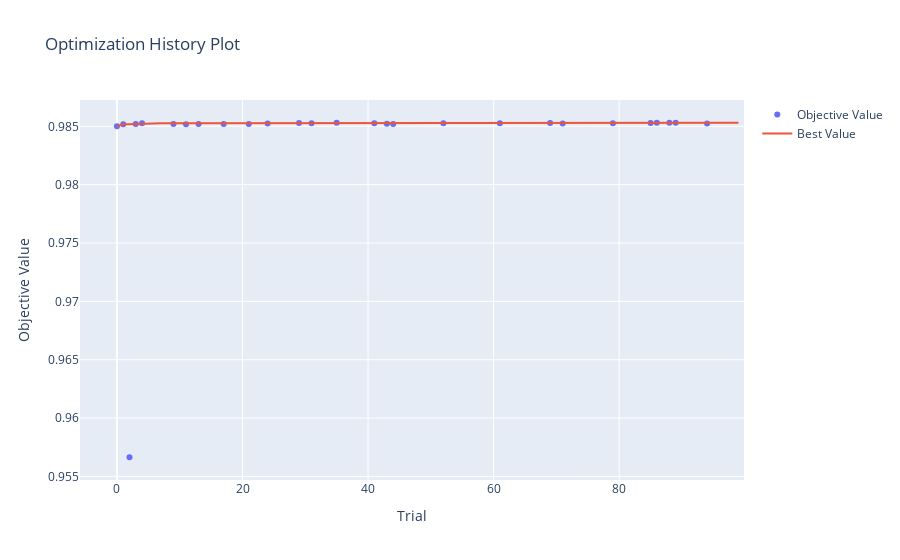
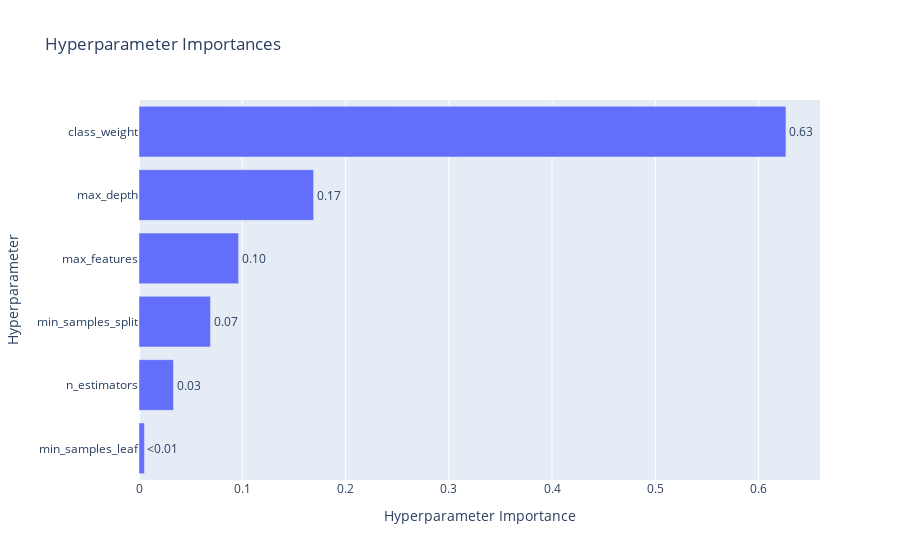
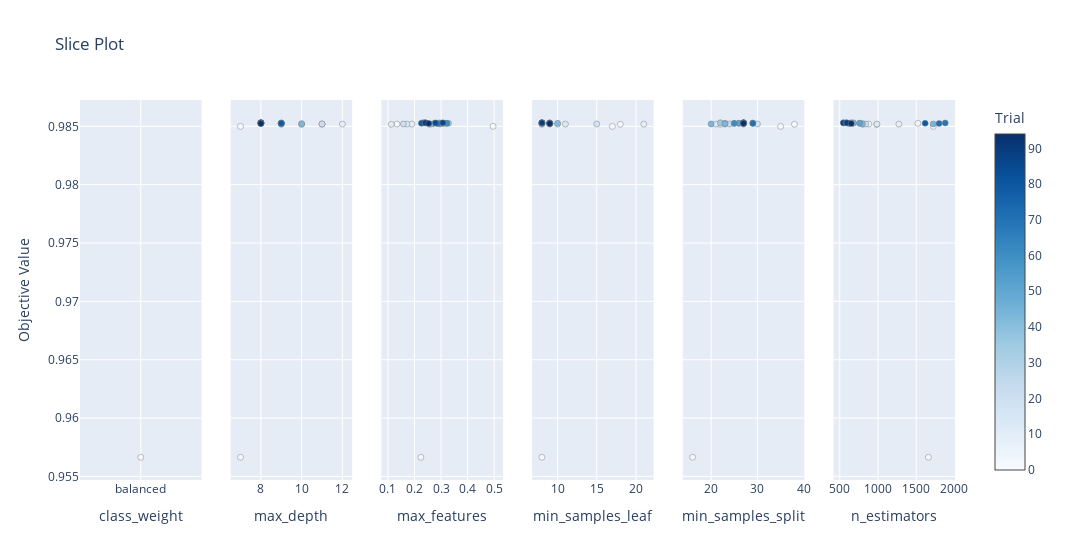
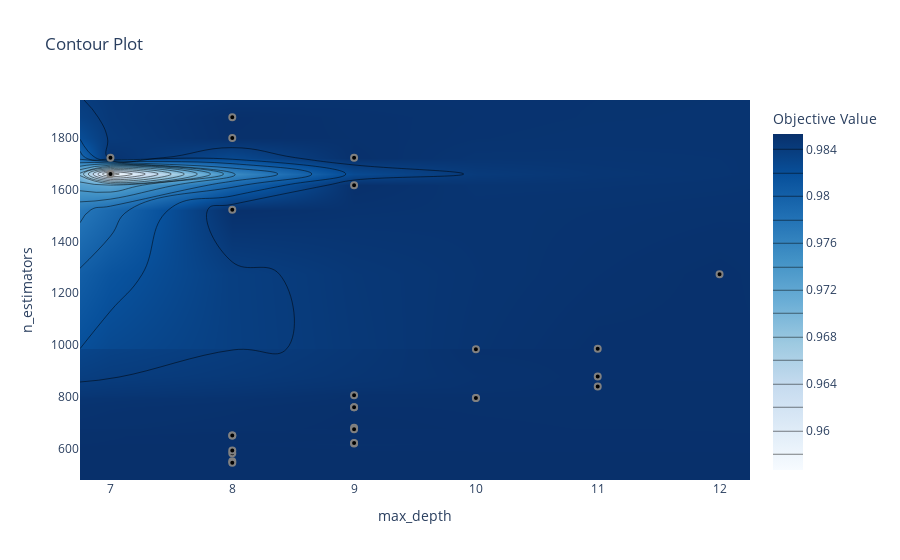

Source (notebook cell) for these figures, in order:
### Code cell
import optuna
from optuna.visualization import (
    plot_optimization_history,
    plot_param_importances,
    plot_slice,
    plot_contour,
    plot_intermediate_values # Often useful when using pruning
)
import matplotlib.pyplot as plt # For showing plots if you're not in an interactive environment

# --- Assuming 'study_xgb' is your Optuna Study object after optimization ---
# (Make sure you've run study_xgb.optimize() before trying to plot)

print("Generating Optuna Visualization Plots...")

# 1. Plot Optimization History
# Shows how the objective value (F1-score in your case) changed over trials.
# You can see if the optimization is converging or if there's still potential for improvement.
fig_history = plot_optimization_history(study_xgb)
fig_history.show() # For interactive Plotly plot (e.g., in Jupyter notebooks)
# If running in a script and you want to save/show with Matplotlib:
# fig_history.write_image("optimization_history.png") # Requires kaleido: pip install kaleido
# plt.figure(figsize=(10, 6)) # Matplotlib alternative (less interactive)
# plt.title("Optimization History")
# plt.xlabel("Trial")
# plt.ylabel("F1-score")
# plt.plot([t.value for t in study_xgb.trials])
# plt.grid(True)
# plt.show()


# 2. Plot Parameter Importances
# Shows which hyperparameters were most influential in determining the objective value.
# This helps you understand which parameters had the biggest impact on your F1-score.
fig_importances = plot_param_importances(study_xgb)
fig_importances.show()
# fig_importances.write_image("parameter_importances.png") # Requires kaleido


# 3. Plot Slice
# Shows the relationship between a single hyperparameter and the objective value.
# Each dot represents a trial. Useful for seeing trends for individual parameters.
fig_slice = plot_slice(study_xgb)
fig_slice.show()
# fig_slice.write_image("slice_plot.png") # Requires kaleido


# 4. Plot Contour
# Shows the relationship between two hyperparameters and the objective value using a contour plot.
# This is useful for identifying interactions between two parameters.
# You need to specify which two parameters you want to visualize.
# For example, let's look at 'max_depth' and 'n_estimators'.
# Ensure the chosen parameters are floats or integers.
# 'max_features' is a float, others are ints, so they are compatible.
fig_contour = plot_contour(study_xgb, params=['max_depth', 'n_estimators'])
fig_contour.show()
# fig_contour.write_image("contour_plot_max_depth_n_estimators.png") # Requires kaleido

# You can plot other combinations as well:
# fig_contour_2 = plot_contour(study_xgb, params=['max_depth', 'max_features'])
# fig_contour_2.show()

# 5. Plot Intermediate Values (Useful when using pruning)
# If you implemented pruning, this plot can show you how trials were pruned.
# It plots the intermediate objective values reported by trial.report() for each trial.
# Trials that were pruned will stop abruptly.
try:
    fig_intermediate = plot_intermediate_values(study_xgb)
    fig_intermediate.show()
    # fig_intermediate.write_image("intermediate_values.png") # Requires kaleido
except Exception as e:
    print(f"Could not plot intermediate values, might not have enough data: {e}")


print("Plot generation complete. If running in a non-interactive environment, save the figures.")

### Figure 1 — Plotly figure (JSON) as saved in the notebook; plotly's stock layout.template omitted (floating-point values rounded to 4 significant figures)
{"data": [{"mode": "markers", "name": "Objective Value", "type": "scatter", "x": [0, 1, 2, 3, 4, 9, 11, 13, 17, 21, 24, 29, 31, 35, 41, 43, 44, 52, 61, 69, 71, 79, 85, 86, 88, 89, 94], "y": [0.985, 0.9852, 0.9566, 0.9852, 0.9853, 0.9852, 0.9852, 0.9852, 0.9852, 0.9852, 0.9852, 0.9853, 0.9853, 0.9853, 0.9853, 0.9852, 0.9852, 0.9853, 0.9853, 0.9853, 0.9852, 0.9853, 0.9853, 0.9853, 0.9853, 0.9853, 0.9852]}, {"mode": "lines", "name": "Best Value", "type": "scatter", "x": [0, 1, 2, 3, 4, 5, 6, 7, 8, 9, 10, 11, 12, 13, 14, 15, 16, 17, 18, 19, 20, 21, 22, 23, 24, 25, 26, 27, 28, 29, 30, 31, 32, 33, 34, 35, 36, 37, 38, 39, 40, 41, 42, 43, 44, 45, 46, 47, 48, 49, 50, 51, 52, 53, 54, 55, 56, 57, 58, 59, 60, 61, 62, 63, 64, 65, 66, 67, 68, 69, 70, 71, 72, 73, 74, 75, 76, 77, 78, 79, 80, 81, 82, 83, 84, 85, 86, 87, 88, 89, 90, 91, 92, 93, 94, 95, 96, 97, 98, 99], "y": [0.985, 0.9852, 0.9852, 0.9852, 0.9853, 0.9853, 0.9853, 0.9853, 0.9853, 0.9853, 0.9853, 0.9853, 0.9853, 0.9853, 0.9853, 0.9853, 0.9853, 0.9853, 0.9853, 0.9853, 0.9853, 0.9853, 0.9853, 0.9853, 0.9853, 0.9853, 0.9853, 0.9853, 0.9853, 0.9853, 0.9853, 0.9853, 0.9853, 0.9853, 0.9853, 0.9853, 0.9853, 0.9853, 0.9853, 0.9853, 0.9853, 0.9853, 0.9853, 0.9853, 0.9853, 0.9853, 0.9853, 0.9853, 0.9853, 0.9853, 0.9853, 0.9853, 0.9853, 0.9853, 0.9853, 0.9853, 0.9853, 0.9853, 0.9853, 0.9853, 0.9853, 0.9853, 0.9853, 0.9853, 0.9853, 0.9853, 0.9853, 0.9853, 0.9853, 0.9853, 0.9853, 0.9853, 0.9853, 0.9853, 0.9853, 0.9853, 0.9853, 0.9853, 0.9853, 0.9853, 0.9853, 0.9853, 0.9853, 0.9853, 0.9853, 0.9853, 0.9853, 0.9853, 0.9853, 0.9853, 0.9853, 0.9853, 0.9853, 0.9853, 0.9853, 0.9853, 0.9853, 0.9853, 0.9853, 0.9853]}, {"marker": {"color": "#cccccc"}, "mode": "markers", "name": "Infeasible Trial", "showlegend": false, "type": "scatter", "x": [], "y": []}], "layout": {"title": {"text": "Optimization History Plot"}, "xaxis": {"title": {"text": "Trial"}}, "yaxis": {"title": {"text": "Objective Value"}}}}

### Figure 2 — Plotly figure (JSON) as saved in the notebook; plotly's stock layout.template omitted (floating-point values rounded to 4 significant figures)
{"data": [{"cliponaxis": false, "hovertemplate": ["min_samples_leaf (IntDistribution): 0.005278802385461891<extra></extra>", "n_estimators (IntDistribution): 0.03344836506150652<extra></extra>", "min_samples_split (IntDistribution): 0.06923893578336987<extra></extra>", "max_features (FloatDistribution): 0.09644574896814011<extra></extra>", "max_depth (IntDistribution): 0.16910604932147885<extra></extra>", "class_weight (CategoricalDistribution): 0.6264820984800429<extra></extra>"], "name": "Objective Value", "orientation": "h", "text": ["<0.01", "0.03", "0.07", "0.10", "0.17", "0.63"], "textposition": "outside", "type": "bar", "x": [0.005279, 0.03345, 0.06924, 0.09645, 0.1691, 0.6265], "y": ["min_samples_leaf", "n_estimators", "min_samples_split", "max_features", "max_depth", "class_weight"]}], "layout": {"title": {"text": "Hyperparameter Importances"}, "xaxis": {"title": {"text": "Hyperparameter Importance"}}, "yaxis": {"title": {"text": "Hyperparameter"}}}}

### Figure 3 — Plotly figure (JSON) as saved in the notebook; plotly's stock layout.template omitted (floating-point values rounded to 4 significant figures)
{"data": [{"marker": {"color": [0, 1, 2, 3, 4, 9, 11, 13, 17, 21, 24, 29, 31, 35, 41, 43, 44, 52, 61, 69, 71, 79, 85, 86, 88, 89, 94], "colorbar": {"title": {"text": "Trial"}, "x": 1, "xpad": 40}, "colorscale": [[0, "rgb(247,251,255)"], [0.125, "rgb(222,235,247)"], [0.25, "rgb(198,219,239)"], [0.375, "rgb(158,202,225)"], [0.5, "rgb(107,174,214)"], [0.625, "rgb(66,146,198)"], [0.75, "rgb(33,113,181)"], [0.875, "rgb(8,81,156)"], [1, "rgb(8,48,107)"]], "line": {"color": "Grey", "width": 0.5}, "showscale": true}, "mode": "markers", "name": "Feasible Trial", "showlegend": false, "type": "scatter", "x": [null, null, "balanced", null, null, null, null, null, null, null, null, null, null, null, null, null, null, null, null, null, null, null, null, null, null, null, null], "xaxis": "x", "y": [0.985, 0.9852, 0.9566, 0.9852, 0.9853, 0.9852, 0.9852, 0.9852, 0.9852, 0.9852, 0.9852, 0.9853, 0.9853, 0.9853, 0.9853, 0.9852, 0.9852, 0.9853, 0.9853, 0.9853, 0.9852, 0.9853, 0.9853, 0.9853, 0.9853, 0.9853, 0.9852], "yaxis": "y"}, {"marker": {"color": [0, 1, 2, 3, 4, 9, 11, 13, 17, 21, 24, 29, 31, 35, 41, 43, 44, 52, 61, 69, 71, 79, 85, 86, 88, 89, 94], "colorbar": {"title": {"text": "Trial"}, "x": 1, "xpad": 40}, "colorscale": [[0, "rgb(247,251,255)"], [0.125, "rgb(222,235,247)"], [0.25, "rgb(198,219,239)"], [0.375, "rgb(158,202,225)"], [0.5, "rgb(107,174,214)"], [0.625, "rgb(66,146,198)"], [0.75, "rgb(33,113,181)"], [0.875, "rgb(8,81,156)"], [1, "rgb(8,48,107)"]], "line": {"color": "Grey", "width": 0.5}, "showscale": false}, "mode": "markers", "name": "Feasible Trial", "showlegend": false, "type": "scatter", "x": [7, 9, 7, 11, 8, 12, 10, 11, 10, 11, 9, 9, 9, 8, 9, 10, 9, 9, 9, 8, 8, 9, 8, 8, 8, 8, 8], "xaxis": "x2", "y": [0.985, 0.9852, 0.9566, 0.9852, 0.9853, 0.9852, 0.9852, 0.9852, 0.9852, 0.9852, 0.9852, 0.9853, 0.9853, 0.9853, 0.9853, 0.9852, 0.9852, 0.9853, 0.9853, 0.9853, 0.9852, 0.9853, 0.9853, 0.9853, 0.9853, 0.9853, 0.9852], "yaxis": "y2"}, {"marker": {"color": [0, 1, 2, 3, 4, 9, 11, 13, 17, 21, 24, 29, 31, 35, 41, 43, 44, 52, 61, 69, 71, 79, 85, 86, 88, 89, 94], "colorbar": {"title": {"text": "Trial"}, "x": 1, "xpad": 40}, "colorscale": [[0, "rgb(247,251,255)"], [0.125, "rgb(222,235,247)"], [0.25, "rgb(198,219,239)"], [0.375, "rgb(158,202,225)"], [0.5, "rgb(107,174,214)"], [0.625, "rgb(66,146,198)"], [0.75, "rgb(33,113,181)"], [0.875, "rgb(8,81,156)"], [1, "rgb(8,48,107)"]], "line": {"color": "Grey", "width": 0.5}, "showscale": false}, "mode": "markers", "name": "Feasible Trial", "showlegend": false, "type": "scatter", "x": [0.4961, 0.2594, 0.2239, 0.1338, 0.2866, 0.19, 0.1122, 0.1713, 0.2545, 0.1579, 0.3116, 0.2952, 0.3281, 0.2337, 0.3199, 0.2702, 0.2967, 0.3001, 0.3224, 0.231, 0.2873, 0.2256, 0.2788, 0.3069, 0.2416, 0.2407, 0.2536], "xaxis": "x3", "y": [0.985, 0.9852, 0.9566, 0.9852, 0.9853, 0.9852, 0.9852, 0.9852, 0.9852, 0.9852, 0.9852, 0.9853, 0.9853, 0.9853, 0.9853, 0.9852, 0.9852, 0.9853, 0.9853, 0.9853, 0.9852, 0.9853, 0.9853, 0.9853, 0.9853, 0.9853, 0.9852], "yaxis": "y3"}, {"marker": {"color": [0, 1, 2, 3, 4, 9, 11, 13, 17, 21, 24, 29, 31, 35, 41, 43, 44, 52, 61, 69, 71, 79, 85, 86, 88, 89, 94], "colorbar": {"title": {"text": "Trial"}, "x": 1, "xpad": 40}, "colorscale": [[0, "rgb(247,251,255)"], [0.125, "rgb(222,235,247)"], [0.25, "rgb(198,219,239)"], [0.375, "rgb(158,202,225)"], [0.5, "rgb(107,174,214)"], [0.625, "rgb(66,146,198)"], [0.75, "rgb(33,113,181)"], [0.875, "rgb(8,81,156)"], [1, "rgb(8,48,107)"]], "line": {"color": "Grey", "width": 0.5}, "showscale": false}, "mode": "markers", "name": "Feasible Trial", "showlegend": false, "type": "scatter", "x": [17, 18, 8, 10, 9, 21, 8, 11, 15, 9, 9, 9, 9, 8, 10, 8, 9, 9, 9, 9, 9, 9, 8, 8, 8, 8, 9], "xaxis": "x4", "y": [0.985, 0.9852, 0.9566, 0.9852, 0.9853, 0.9852, 0.9852, 0.9852, 0.9852, 0.9852, 0.9852, 0.9853, 0.9853, 0.9853, 0.9853, 0.9852, 0.9852, 0.9853, 0.9853, 0.9853, 0.9852, 0.9853, 0.9853, 0.9853, 0.9853, 0.9853, 0.9852], "yaxis": "y4"}, {"marker": {"color": [0, 1, 2, 3, 4, 9, 11, 13, 17, 21, 24, 29, 31, 35, 41, 43, 44, 52, 61, 69, 71, 79, 85, 86, 88, 89, 94], "colorbar": {"title": {"text": "Trial"}, "x": 1, "xpad": 40}, "colorscale": [[0, "rgb(247,251,255)"], [0.125, "rgb(222,235,247)"], [0.25, "rgb(198,219,239)"], [0.375, "rgb(158,202,225)"], [0.5, "rgb(107,174,214)"], [0.625, "rgb(66,146,198)"], [0.75, "rgb(33,113,181)"], [0.875, "rgb(8,81,156)"], [1, "rgb(8,48,107)"]], "line": {"color": "Grey", "width": 0.5}, "showscale": false}, "mode": "markers", "name": "Feasible Trial", "showlegend": false, "type": "scatter", "x": [35, 38, 16, 23, 22, 27, 22, 21, 30, 24, 25, 27, 26, 22, 23, 23, 20, 26, 25, 29, 29, 27, 27, 27, 27, 27, 27], "xaxis": "x5", "y": [0.985, 0.9852, 0.9566, 0.9852, 0.9853, 0.9852, 0.9852, 0.9852, 0.9852, 0.9852, 0.9852, 0.9853, 0.9853, 0.9853, 0.9853, 0.9852, 0.9852, 0.9853, 0.9853, 0.9853, 0.9852, 0.9853, 0.9853, 0.9853, 0.9853, 0.9853, 0.9852], "yaxis": "y5"}, {"marker": {"color": [0, 1, 2, 3, 4, 9, 11, 13, 17, 21, 24, 29, 31, 35, 41, 43, 44, 52, 61, 69, 71, 79, 85, 86, 88, 89, 94], "colorbar": {"title": {"text": "Trial"}, "x": 1, "xpad": 40}, "colorscale": [[0, "rgb(247,251,255)"], [0.125, "rgb(222,235,247)"], [0.25, "rgb(198,219,239)"], [0.375, "rgb(158,202,225)"], [0.5, "rgb(107,174,214)"], [0.625, "rgb(66,146,198)"], [0.75, "rgb(33,113,181)"], [0.875, "rgb(8,81,156)"], [1, "rgb(8,48,107)"]], "line": {"color": "Grey", "width": 0.5}, "showscale": false}, "mode": "markers", "name": "Feasible Trial", "showlegend": false, "type": "scatter", "x": [1723, 806, 1660, 879, 1522, 1273, 984, 986, 796, 840, 620, 681, 760, 651, 675, 796, 1723, 760, 622, 1879, 1799, 1617, 552, 546, 583, 593, 651], "xaxis": "x6", "y": [0.985, 0.9852, 0.9566, 0.9852, 0.9853, 0.9852, 0.9852, 0.9852, 0.9852, 0.9852, 0.9852, 0.9853, 0.9853, 0.9853, 0.9853, 0.9852, 0.9852, 0.9853, 0.9853, 0.9853, 0.9852, 0.9853, 0.9853, 0.9853, 0.9853, 0.9853, 0.9852], "yaxis": "y6"}], "layout": {"title": {"text": "Slice Plot"}, "width": 1800, "xaxis": {"anchor": "y", "categoryarray": [null, "balanced"], "categoryorder": "array", "domain": [0, 0.1389], "title": {"text": "class_weight"}, "type": "category"}, "xaxis2": {"anchor": "y2", "domain": [0.1722, 0.3111], "title": {"text": "max_depth"}}, "xaxis3": {"anchor": "y3", "domain": [0.3444, 0.4833], "title": {"text": "max_features"}}, "xaxis4": {"anchor": "y4", "domain": [0.5167, 0.6556], "title": {"text": "min_samples_leaf"}}, "xaxis5": {"anchor": "y5", "domain": [0.6889, 0.8278], "title": {"text": "min_samples_split"}}, "xaxis6": {"anchor": "y6", "domain": [0.8611, 1], "title": {"text": "n_estimators"}}, "yaxis": {"anchor": "x", "domain": [0, 1], "title": {"text": "Objective Value"}}, "yaxis2": {"anchor": "x2", "domain": [0, 1], "matches": "y", "showticklabels": false}, "yaxis3": {"anchor": "x3", "domain": [0, 1], "matches": "y", "showticklabels": false}, "yaxis4": {"anchor": "x4", "domain": [0, 1], "matches": "y", "showticklabels": false}, "yaxis5": {"anchor": "x5", "domain": [0, 1], "matches": "y", "showticklabels": false}, "yaxis6": {"anchor": "x6", "domain": [0, 1], "matches": "y", "showticklabels": false}}}

### Figure 4 — Plotly figure (JSON) as saved in the notebook; plotly's stock layout.template omitted (floating-point values rounded to 4 significant figures; data arrays with more than 128 entries replaced by an {"elided": "..."} marker saying what was removed)
{"data": [{"colorbar": {"title": {"text": "Objective Value"}}, "colorscale": [[0, "rgb(247,251,255)"], [0.125, "rgb(222,235,247)"], [0.25, "rgb(198,219,239)"], [0.375, "rgb(158,202,225)"], [0.5, "rgb(107,174,214)"], [0.625, "rgb(66,146,198)"], [0.75, "rgb(33,113,181)"], [0.875, "rgb(8,81,156)"], [1, "rgb(8,48,107)"]], "connectgaps": true, "contours": {"coloring": "heatmap"}, "hoverinfo": "none", "line": {"smoothing": 1.3}, "reversescale": false, "type": "contour", "x": [6.75, 7, 8, 9, 10, 11, 12, 12.25], "y": [479.4, 546, 552, 583, 593, 620, 622, 651, 675, 681, 760, 796, 806, 840, 879, 984, 986, 1273, 1522, 1617, 1660, 1723, 1799, 1879, 1946.0], "z": {"elided": "25x8 float values"}}, {"marker": {"color": "black", "line": {"color": "Gray", "width": 2}}, "mode": "markers", "name": "Feasible Trial", "showlegend": false, "type": "scatter", "x": [7, 9, 7, 11, 8, 12, 10, 11, 10, 11, 9, 9, 9, 8, 9, 10, 9, 9, 9, 8, 8, 9, 8, 8, 8, 8, 8], "y": [1723, 806, 1660, 879, 1522, 1273, 984, 986, 796, 840, 620, 681, 760, 651, 675, 796, 1723, 760, 622, 1879, 1799, 1617, 552, 546, 583, 593, 651]}, {"marker": {"color": "#cccccc", "line": {"color": "Gray", "width": 2}}, "mode": "markers", "name": "Infeasible Trial", "showlegend": false, "type": "scatter", "x": [], "y": []}], "layout": {"title": {"text": "Contour Plot"}, "xaxis": {"range": [6.75, 12.25], "title": {"text": "max_depth"}}, "yaxis": {"range": [479.4, 1946.0], "title": {"text": "n_estimators"}}}}
